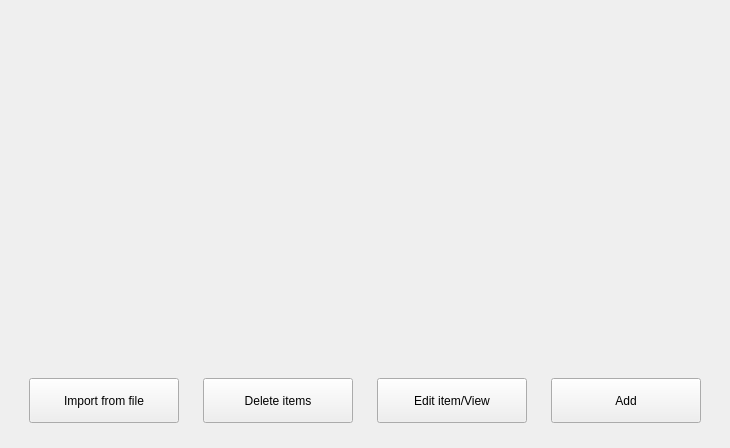
<?xml version="1.0" encoding="UTF-8"?>
<ui version="4.0">
 <class>tlinsUiAstroDatabaseManagementWidget</class>
 <widget class="QWidget" name="tlinsUiAstroDatabaseManagementWidget">
  <property name="geometry">
   <rect>
    <x>0</x>
    <y>0</y>
    <width>730</width>
    <height>448</height>
   </rect>
  </property>
  <property name="windowTitle">
   <string>Form</string>
  </property>
  <layout class="QVBoxLayout" name="verticalLayout">
   <item>
    <widget class="tlinsWDatabaseSearchMain" name="searchWidget" native="true">
     <property name="sizePolicy">
      <sizepolicy hsizetype="Expanding" vsizetype="Expanding">
       <horstretch>0</horstretch>
       <verstretch>0</verstretch>
      </sizepolicy>
     </property>
     <property name="minimumSize">
      <size>
       <width>0</width>
       <height>0</height>
      </size>
     </property>
     <property name="maximumSize">
      <size>
       <width>16777215</width>
       <height>16777215</height>
      </size>
     </property>
    </widget>
   </item>
   <item>
    <layout class="QHBoxLayout" name="horizontalLayout_2">
     <property name="bottomMargin">
      <number>24</number>
     </property>
     <item>
      <widget class="QPushButton" name="importButton">
       <property name="minimumSize">
        <size>
         <width>150</width>
         <height>45</height>
        </size>
       </property>
       <property name="maximumSize">
        <size>
         <width>115</width>
         <height>25</height>
        </size>
       </property>
       <property name="text">
        <string>Import from file</string>
       </property>
      </widget>
     </item>
     <item>
      <widget class="QPushButton" name="deleteButton">
       <property name="minimumSize">
        <size>
         <width>150</width>
         <height>45</height>
        </size>
       </property>
       <property name="maximumSize">
        <size>
         <width>115</width>
         <height>25</height>
        </size>
       </property>
       <property name="text">
        <string>Delete items</string>
       </property>
      </widget>
     </item>
     <item>
      <widget class="QPushButton" name="editButton">
       <property name="minimumSize">
        <size>
         <width>150</width>
         <height>45</height>
        </size>
       </property>
       <property name="maximumSize">
        <size>
         <width>115</width>
         <height>25</height>
        </size>
       </property>
       <property name="text">
        <string>Edit item/View</string>
       </property>
      </widget>
     </item>
     <item>
      <widget class="QPushButton" name="addButton">
       <property name="minimumSize">
        <size>
         <width>150</width>
         <height>45</height>
        </size>
       </property>
       <property name="maximumSize">
        <size>
         <width>115</width>
         <height>25</height>
        </size>
       </property>
       <property name="text">
        <string>Add</string>
       </property>
      </widget>
     </item>
    </layout>
   </item>
   <item>
    <layout class="QVBoxLayout" name="verticalLayout_2"/>
   </item>
  </layout>
 </widget>
 <customwidgets>
  <customwidget>
   <class>tlinsWDatabaseSearchMain</class>
   <extends>QWidget</extends>
   <header>tlinswdatabasesearchmain.h</header>
   <container>1</container>
  </customwidget>
 </customwidgets>
 <resources/>
 <connections/>
</ui>
